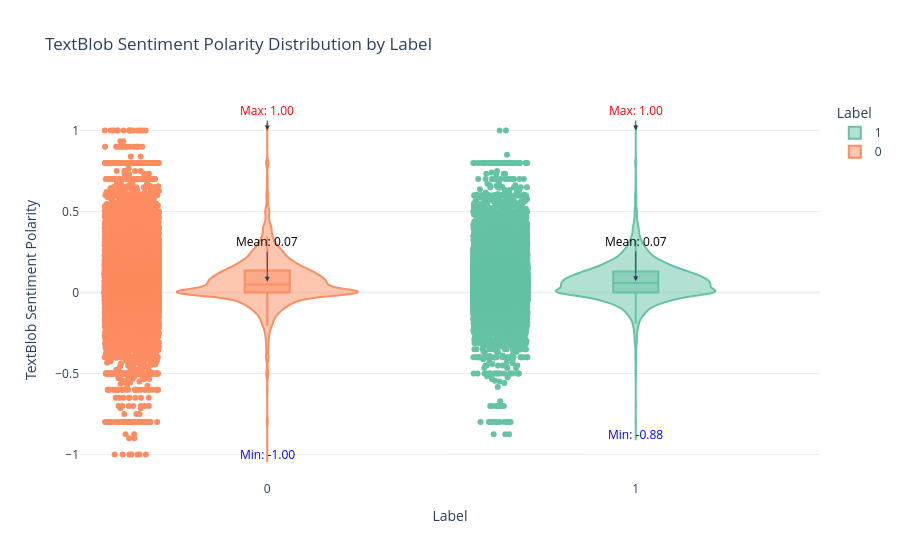

Write notebook code for a chart like this one.
### Code cell
# Calculate mean, max, and min sentiment scores for each label
mean_sentiment = df.groupby('label')['textblob_sentiment'].mean().reset_index()
max_sentiment = df.groupby('label')['textblob_sentiment'].max().reset_index()
min_sentiment = df.groupby('label')['textblob_sentiment'].min().reset_index()

summary_sentiment = pd.merge(mean_sentiment, max_sentiment, on='label', suffixes=('_mean', '_max'))
summary_sentiment = pd.merge(summary_sentiment, min_sentiment, on='label')
summary_sentiment.rename(columns={'textblob_sentiment': 'textblob_sentiment_min'}, inplace=True)

for index, row in summary_sentiment.iterrows():
    print(f"Label: {row['label']}, Mean Sentiment: {row['textblob_sentiment_mean']:.2f}, Max Sentiment: {row['textblob_sentiment_max']:.2f}, Min Sentiment: {row['textblob_sentiment_min']:.2f}")

# Create the violin plot
fig = px.violin(df, x='label', y='textblob_sentiment', box=True, points='all',
                 title='TextBlob Sentiment Polarity Distribution by Label',
                 color='label',  
                 color_discrete_sequence=px.colors.qualitative.Set2)

for index, row in summary_sentiment.iterrows():
    # Annotate mean score
    fig.add_annotation(
        x=row['label'],
        y=row['textblob_sentiment_mean'],
        text=f'Mean: {row["textblob_sentiment_mean"]:.2f}',  
        showarrow=True,
        arrowhead=2,
        ax=0,
        ay=-40,  
        font=dict(color='black', size=12)
    )

    fig.add_annotation(
        x=row['label'],
        y=row['textblob_sentiment_max'],
        text=f'Max: {row["textblob_sentiment_max"]:.2f}',  
        showarrow=True,
        arrowhead=2,
        ax=0,
        ay=-20,
        font=dict(color='red', size=12) 
    )
    # Annotate min score
    fig.add_annotation(
        x=row['label'],
        y=row['textblob_sentiment_min'],
        text=f'Min: {row["textblob_sentiment_min"]:.2f}',  
        showarrow=True,
        arrowhead=2,
        ax=0,
        ay=0, 
        font=dict(color='blue', size=12) 
    )

fig.update_layout(
    legend_title_text='Label',
    yaxis_title='TextBlob Sentiment Polarity',
    xaxis_title='Label',
    template='plotly_white'  
)

fig.show()

### Figure 1 — Plotly figure (JSON) as saved in the notebook; plotly's stock layout.template omitted (floating-point values rounded to 4 significant figures; data arrays with more than 128 entries replaced by an {"elided": "..."} marker saying what was removed)
{"data": [{"alignmentgroup": "True", "box": {"visible": true}, "hovertemplate": "label=%{x}<br>textblob_sentiment=%{y}<extra></extra>", "legendgroup": "1", "marker": {"color": "rgb(102,194,165)"}, "name": "1", "offsetgroup": "1", "orientation": "v", "points": "all", "scalegroup": "True", "showlegend": true, "type": "violin", "x": {"elided": "34946 int values"}, "x0": " ", "xaxis": "x", "y": {"elided": "34946 float values"}, "y0": " ", "yaxis": "y"}, {"alignmentgroup": "True", "box": {"visible": true}, "hovertemplate": "label=%{x}<br>textblob_sentiment=%{y}<extra></extra>", "legendgroup": "0", "marker": {"color": "rgb(252,141,98)"}, "name": "0", "offsetgroup": "0", "orientation": "v", "points": "all", "scalegroup": "True", "showlegend": true, "type": "violin", "x": {"elided": "43642 int values"}, "x0": " ", "xaxis": "x", "y": {"elided": "43642 float values"}, "y0": " ", "yaxis": "y"}], "layout": {"annotations": [{"arrowhead": 2, "ax": 0, "ay": -40, "font": {"color": "black", "size": 12}, "showarrow": true, "text": "Mean: 0.07", "x": 0, "y": 0.06649}, {"arrowhead": 2, "ax": 0, "ay": -20, "font": {"color": "red", "size": 12}, "showarrow": true, "text": "Max: 1.00", "x": 0, "y": 1}, {"arrowhead": 2, "ax": 0, "ay": 0, "font": {"color": "blue", "size": 12}, "showarrow": true, "text": "Min: -1.00", "x": 0, "y": -1}, {"arrowhead": 2, "ax": 0, "ay": -40, "font": {"color": "black", "size": 12}, "showarrow": true, "text": "Mean: 0.07", "x": 1, "y": 0.06959}, {"arrowhead": 2, "ax": 0, "ay": -20, "font": {"color": "red", "size": 12}, "showarrow": true, "text": "Max: 1.00", "x": 1, "y": 1}, {"arrowhead": 2, "ax": 0, "ay": 0, "font": {"color": "blue", "size": 12}, "showarrow": true, "text": "Min: -0.88", "x": 1, "y": -0.875}], "legend": {"title": {"text": "Label"}, "tracegroupgap": 0}, "title": {"text": "TextBlob Sentiment Polarity Distribution by Label"}, "violinmode": "overlay", "xaxis": {"anchor": "y", "categoryarray": [1, 0], "categoryorder": "array", "domain": [0, 1], "title": {"text": "Label"}}, "yaxis": {"anchor": "x", "domain": [0, 1], "title": {"text": "TextBlob Sentiment Polarity"}}}}
